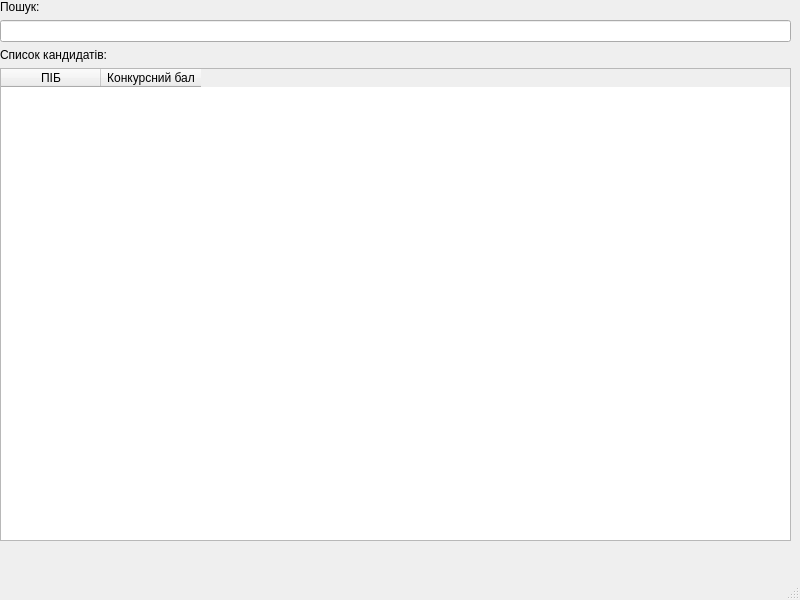
<?xml version="1.0" encoding="UTF-8"?>
<ui version="4.0">
 <class>MainWindow</class>
 <widget class="QMainWindow" name="MainWindow">
  <property name="geometry">
   <rect>
    <x>0</x>
    <y>0</y>
    <width>800</width>
    <height>600</height>
   </rect>
  </property>
  <property name="windowTitle">
   <string>MainWindow</string>
  </property>
  <widget class="QWidget" name="centralwidget">
   <widget class="QWidget" name="gridLayoutWidget">
    <property name="geometry">
     <rect>
      <x>0</x>
      <y>0</y>
      <width>791</width>
      <height>541</height>
     </rect>
    </property>
    <layout class="QGridLayout" name="gridLayout">
     <item row="1" column="0">
      <widget class="QLineEdit" name="lineEdit"/>
     </item>
     <item row="3" column="0">
      <widget class="QTableWidget" name="tableWidget">
       <column>
        <property name="text">
         <string>ПІБ</string>
        </property>
       </column>
       <column>
        <property name="text">
         <string>Конкурсний бал</string>
        </property>
       </column>
      </widget>
     </item>
     <item row="2" column="0">
      <widget class="QLabel" name="label">
       <property name="text">
        <string>Список кандидатів:</string>
       </property>
      </widget>
     </item>
     <item row="0" column="0">
      <widget class="QLabel" name="label_2">
       <property name="text">
        <string>Пошук:</string>
       </property>
      </widget>
     </item>
    </layout>
   </widget>
  </widget>
  <widget class="QMenuBar" name="menubar">
   <property name="geometry">
    <rect>
     <x>0</x>
     <y>0</y>
     <width>800</width>
     <height>26</height>
    </rect>
   </property>
  </widget>
  <widget class="QStatusBar" name="statusbar"/>
 </widget>
 <resources/>
 <connections/>
</ui>
